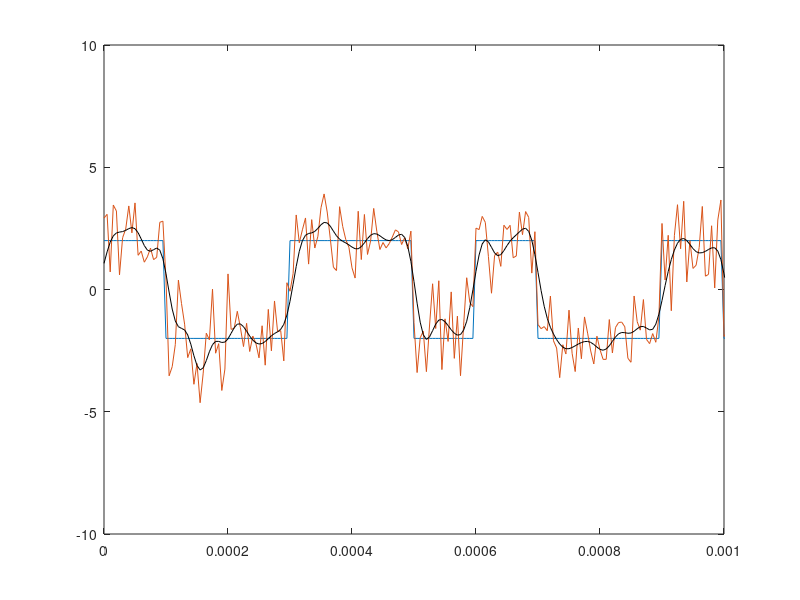
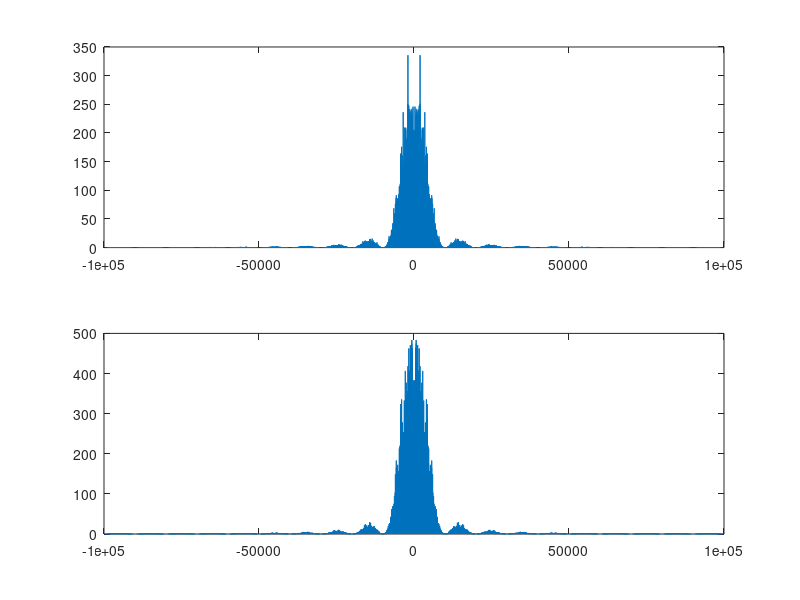

Source code (MATLAB) for these figures, in order:
clear all
close all
clc
M = 2; #número de níveis de transmissão
N = 20;
A = 2; # Amplitude do sinal
limiar = 0;
Rb = 10e3;
Fs = N*Rb;
Tb = 1/Rb;
BW = Rb;
t_final = 1;
passo_t = 1/(Rb*N);
t = [0:passo_t:t_final-passo_t];
passo_f = 1/t_final;
f = [-Fs/2:passo_f:Fs/2-passo_f];
var_ruido = 1;
filtro_NRZ = ones(1,N);
ordem_filtro = 20; # Neste programa, não colocar a ordem maior do que N! 
f_cut = 2*Rb;
filtro_Rx = fir1(ordem_filtro, (2*f_cut)/Fs); # filtro que formator do sinal
info = randint(1,Rb*t_final,M); # gerando a informação
info_up = upsample(info,N); # super-amostragem
sinal_tx_aux = conv(info_up,filtro_NRZ); # processo de filtragem para formatar o sinal
sinal_tx = sinal_tx_aux(1:end-(N-1))*2*A-A; # truncando o sinal devido ao processo de convolução
ruido = sqrt(var_ruido)*randn(1,length(sinal_tx));
sinal_rx = sinal_tx + ruido;
sinal_rx_filter = filter(filtro_Rx, 1, sinal_rx);
sinal_det = sinal_rx_filter(ordem_filtro:N:end);
info_rec = sinal_det > limiar;
n_erro = sum(xor(info, info_rec))
taxa_erro = n_erro/(Rb*t_final)

# Análise em frequêcia
Rx = xcorr(sinal_tx);
Gx1 = fftshift(fft(Rx));
SINAL_TX = fft(sinal_tx);
Gx2 = fftshift(abs(SINAL_TX).^2);
figure(1)
plot(t,sinal_tx)
xlim([0 10*Tb])
hold on
plot(t,sinal_rx)
xlim([0 10*Tb])
hold on
plot(t(1:end-(ordem_filtro/2)+1),sinal_rx_filter(ordem_filtro/2:end),'k')

figure(2)
subplot(211)
f_aux = [-Fs/2:passo_f/2:Fs/2-passo_f];
plot(f_aux, abs(Gx1)/length(Rx))
subplot(212)
plot(f,abs(Gx2)/length(sinal_tx))